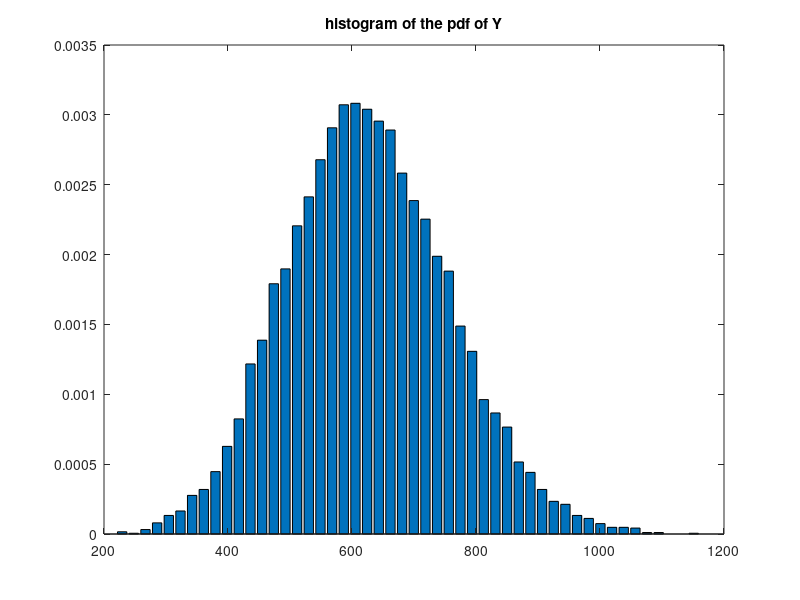

Here is the MATLAB script that generated this plot:
n = 100;
p = 0.25;
trial = 10000;
myarray = [];

for i = 1:trial
    num_people = random('Binomial',n,p);
    each_spent = 0;
    for j = 1:num_people
       each_spent = each_spent + rand(1)*50;
    end
    myarray(i) = each_spent;
end

mean_Y = mean(myarray)
std_Y = std(myarray)

[y x] = hist(myarray,50);
area = ((x(2)-x(1))*sum(y));
bar(x,y/area);
title('histogram of the pdf of Y');